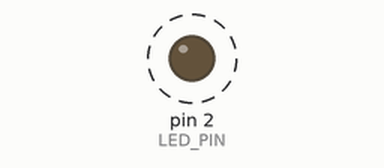
Bench run of a sketch on a simulated Arduino Uno, built with avr-gcc and run on an emulated ATmega328P. Shown: output pins drawn as LEDs (lit = HIGH). Dashed ring = blinking.

Above: at 0.2 s.
Timing chart, 0 to 3.0 s (numbered marks = the images above):
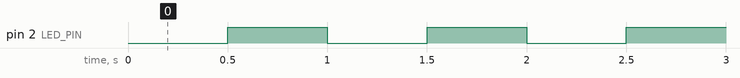

The sketch:

BlinkLED.ino
```cpp
#define LED_PIN 2
#define DELAY_TIME 500

void setup()
{
  pinMode(LED_PIN, OUTPUT);
}

void loop()
{
  digitalWrite(LED_PIN, LOW);
  delay(DELAY_TIME);
  digitalWrite(LED_PIN, HIGH);
  delay(DELAY_TIME);
}
```

Measured:
- by itself, pin 2 (LED_PIN): alternates HIGH for 0.50 s and LOW for 0.50 s
